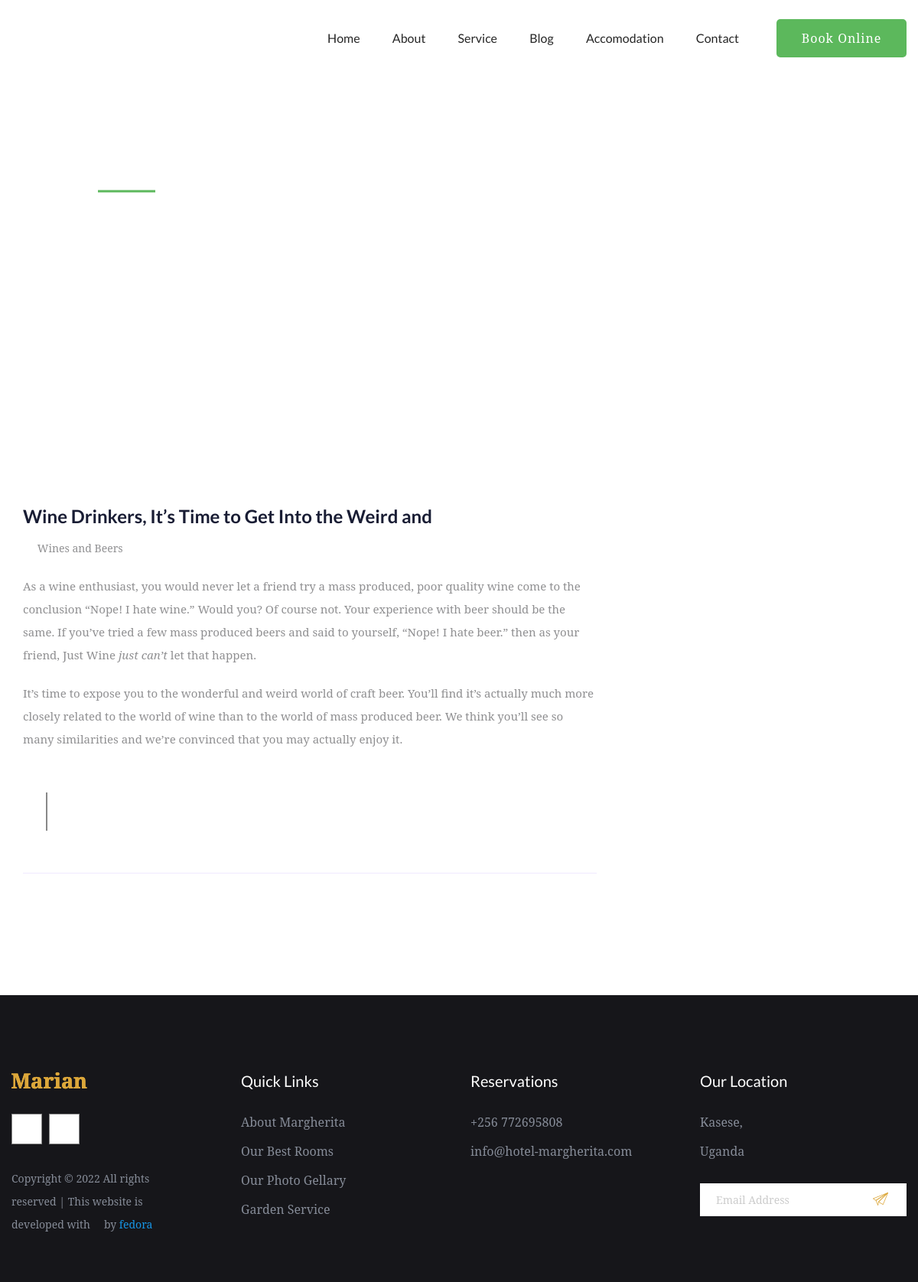
Page /blog/1/ on the committed database.
### app/models.py (models this page shows, shortened)
class Update(models.Model):
    category = models.ForeignKey(Update_Category, on_delete = models.CASCADE)
    title = models.CharField(max_length = 50)
    image = models.ImageField(upload_to = 'updates')
    description = RichTextField(blank = True)
    created = models.DateField(auto_now_add = True)
    updated = models.DateField(auto_now = True)

class Update_Category(models.Model):
    title = models.CharField(max_length = 50, unique = True)
    description = RichTextField(blank = True, null = True)
    def __str__(self) -> str:
        return self.title

### app/views.py (the view)
# urls.py: path('blog/<str:id>/', views.blog_detail, name='blog_detail'),
def blog_detail(request, id):
    blog_obj = Update.objects.get(id = id)
    dic  = {
        'blog_obj':blog_obj,
    }
    return render(request, 'blog_details.html', dic)

### templates/blog_details.html
{% extends 'base.html' %}
{% block content %}
    {% include 'components/blogdetail.html' %}
{% endblock content %}

### templates/components/blogdetail.html (shortened to what this page needs)
{% load static %}
<div class="slider-area">
    <div class="single-slider hero-overly slider-height2 d-flex align-items-center"
        data-background="{% static 'assets/img/hero/contact_hero.jpg' %}">
        <div class="container">
            <div class="row ">
                <div class="col-md-11 offset-xl-1 offset-lg-1 offset-md-1">
                    <div class="hero-caption">
                        <span>Blog</span>
                        <h2>{{blog_obj.category}}</h2>
                    </div>
                </div>
            </div>
        </div>
    </div>
</div>
<section class="blog_area single-post-area section-padding">
    <div class="container">
        <div class="row">
            <div class="col-lg-8 posts-list">
                <div class="single-post">
                    <div class="feature-img">
                    </div>
                    <div class="blog_details">
                        <h2>{{blog_obj.title}}
                        </h2>
                        <ul class="blog-info-link mt-3 mb-4">
                            <li><a href="#"><i class="fa fa-user"></i> {{blog_obj.category}}</a></li>
                        </ul>
                        <p class="excert">
                            {{blog_obj.description | safe}}
                        </p>
                        <div class="quote-wrapper">
                            <div class="quotes">
                            </div>
                        </div>
                    </div>
                </div>
                <div class="navigation-top">
                    <div class="d-sm-flex justify-content-between text-center">
                        <div class="col-sm-4 text-center my-2 my-sm-0">
                        </div>
                        <ul class="social-icons">
                            <li><a href="#"><i class="fab fa-facebook"></i></a></li>
                            <li><a href="#"><i class="fab fa-twitter"></i></a></li>
                        </ul>
                    </div>
                </div>
            </div>
        </div>
    </div>
</section>

### rows in the picture
Update: title "Wine Drinkers, It’s Time to Get Into the Weird and", category "Wines and Beers", description "As a wine enthusiast, you would never let a friend try a mass produced, poor quality wine come to the conclusion “Nope! I hate wine.” Would you? Of course not. Your experience with beer should be the same. If you’ve tried a few mass produced beers and said to yourself, “Nope! I hate beer.” then as your friend, Just Wine just can’t let that happen. It’s time to expose you to the wonderful and weird world of craft beer . You’ll find it’s actually much more closely related to the world of wine than to the world of mass produced beer. We think you’ll see so many similarities and we’re convinced that you may actually enjoy it."
